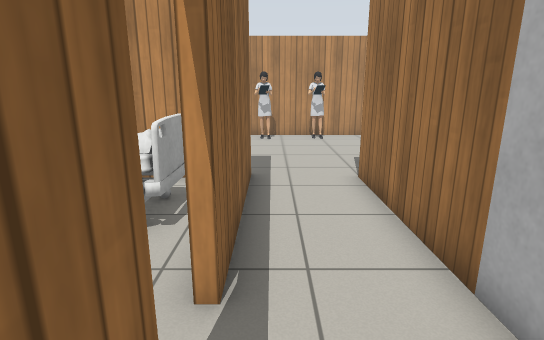
[1] (above)

16 first-person views from a walk through a Gazebo world. The camera is 1.2 m above the floor, tilts 14° down and sees 80° across. The lines on the ground mark 1 m squares. The floor is counted in squares, 0.5 m on a side. Each view is taken from the middle of a square. On the plan, view 1 faces up. The plan holds only what a view shows up to about 19 squares ahead; the rest is blank. Gazebo's built-in surfaces are drawn with simple patterns. Some stock models are drawn as simple stand-ins. Some surface patterns are stand-ins.

[2]
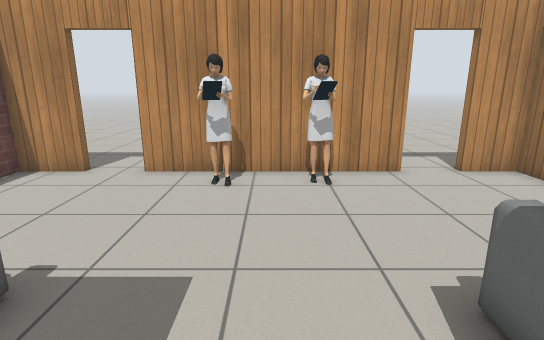

[3]
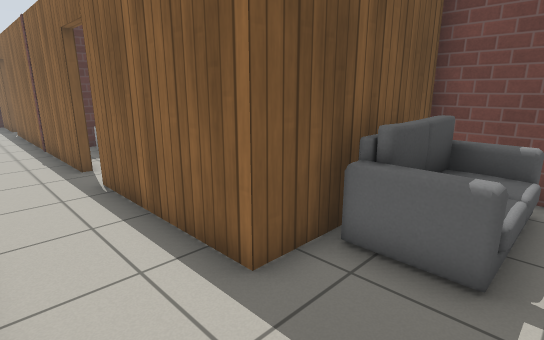

[4]
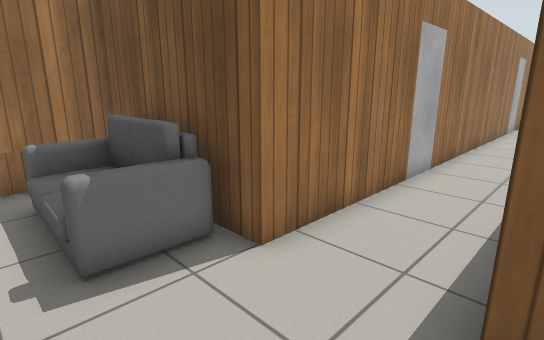

[5]
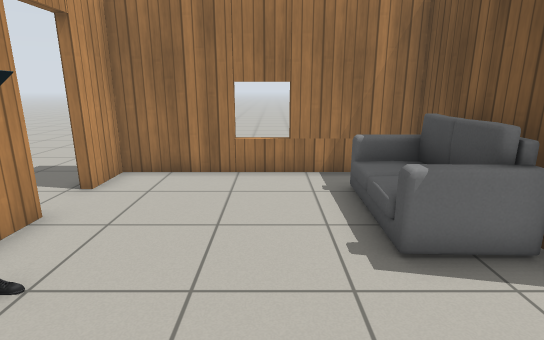

[6]
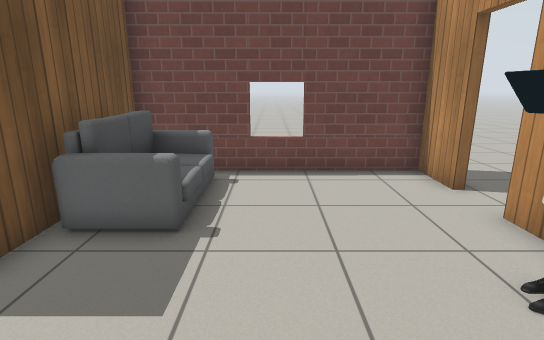

[7]
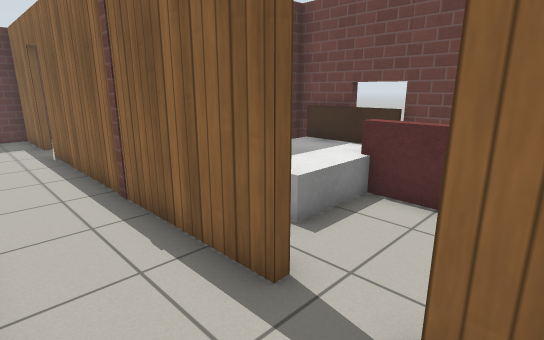

[8]
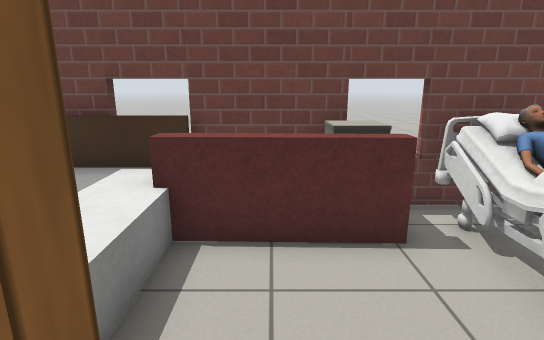

[9]
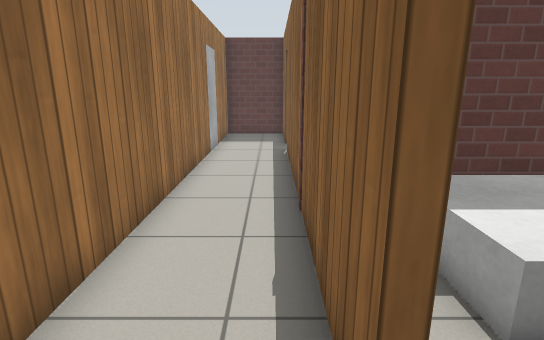

[10]
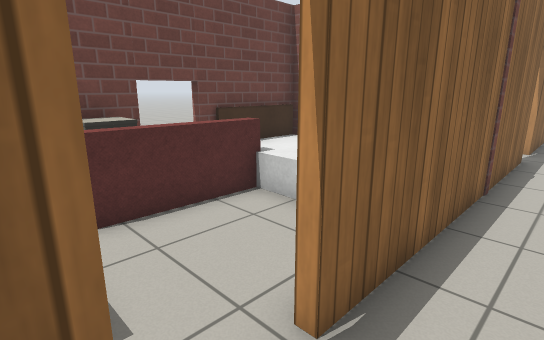

[11]
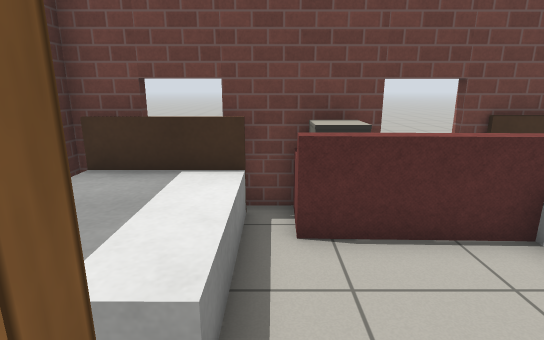

[12]
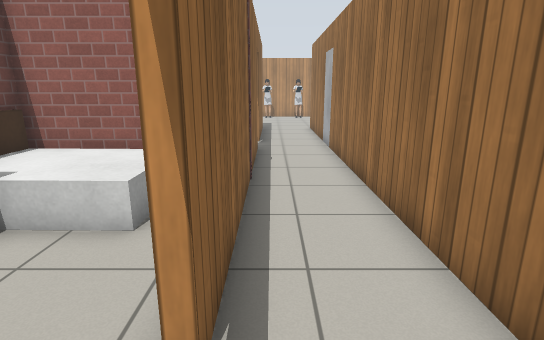

[13]
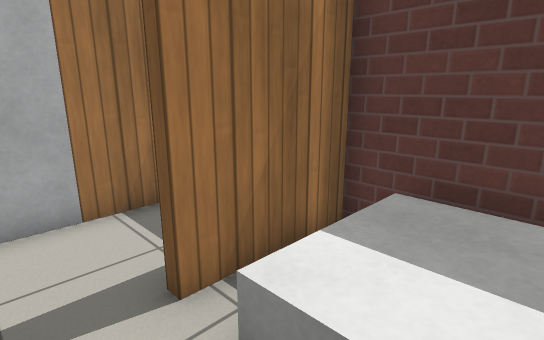

[14]
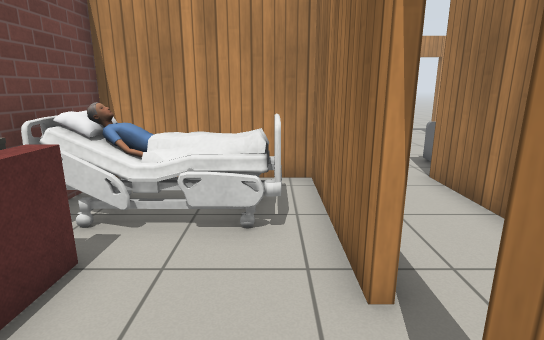

[15]
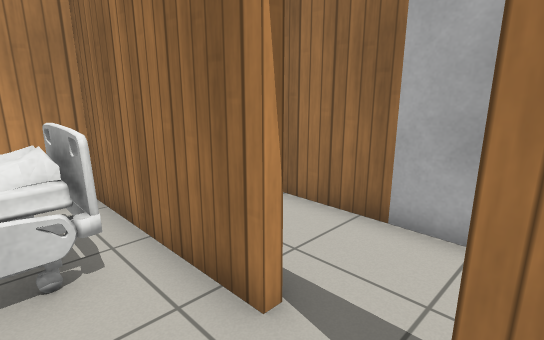

[16]
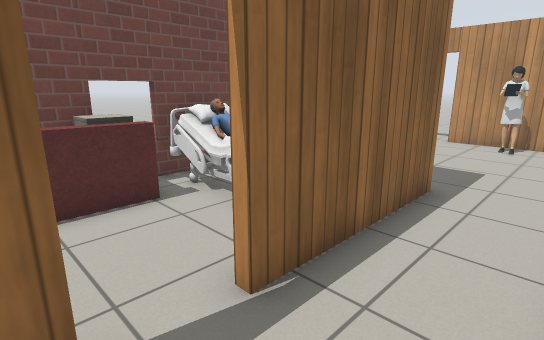

### Floor plan
Ten units are one square. View 1 is at (0, 0); x grows to the right and y downward. Boxes are objects, and circles mark ways between rooms. Rooms are numbered by the first view taken in them; rooms with no view inside come last. Other rooms are left out.
<svg viewBox="-71 -182 160 337">
<path fill="none" stroke="#000" d="M-6 -14 -6 98M49 -174 -29 -174M-45 -174 -66 -174 -65 -90 -6 -90 -6 -32M-6 116 -6 150 24 150 24 -88 84 -88 83 -174 66 -174M-34 35 -65 35 -65 150M-38 150 -9 150 -9 116M-9 -32 -9 -87 -65 -87 -65 32 -21 32M-9 -10 -9 -14"/>
<rect x="-55" y="-115" width="40" height="20" fill="#bbb"><title>sofa</title></rect>
<rect x="-15" y="-165" width="20" height="10" fill="#bbb"><title>person</title></rect>
<rect x="15" y="-165" width="10" height="10" fill="#bbb"><title>person</title></rect>
<rect x="25" y="-115" width="50" height="20" fill="#bbb"><title>sofa</title></rect>
<rect x="-65" y="115" width="50" height="30" fill="#bbb"><title>bed</title></rect>
<rect x="-65" y="85" width="20" height="20" fill="#bbb"><title>side table</title></rect>
<rect x="-65" y="35" width="40" height="40" fill="#bbb"><title>bed</title></rect>
<rect x="-55" y="65" width="10" height="30" fill="#bbb"><title>sofa</title></rect>
<rect x="-65" y="-5" width="40" height="30" fill="#bbb"><title>bed</title></rect>
<rect x="-65" y="-45" width="20" height="20" fill="#bbb"><title>side table</title></rect>
<rect x="-65" y="-75" width="50" height="30" fill="#bbb"><title>bed</title></rect>
<rect x="-55" y="-25" width="10" height="30" fill="#bbb"><title>sofa</title></rect>
<circle cx="-10" cy="105" r="3" fill="#2a7"/>
<circle cx="-10" cy="-25" r="3" fill="#2a7"/>
<text x="10" y="-80">1</text>
<text x="-40" y="90">2</text>
<text x="-40" y="-30">3</text>
</svg>
Room 1 opens to room 2. Room 1 opens to room 3.

Where each view was taken, in squares from view 1:
view 1: 0 up, 0 right, facing up
view 2: 8 up, 1 right, facing up
view 3: 12 up, 2 right, facing down-left
view 4: 12 up, 1 left, facing down-right
view 5: 13 up, 1 left, facing right
view 6: 13 up, 3 right, facing left
view 7: 4 up, 2 right, facing down-left
view 8: 2 up, 0 right, facing left
view 9: 3 up, 0 right, facing down
view 10: 12 down, 1 right, facing up-left
view 11: 11 down, 0 right, facing left
view 12: 12 down, 0 right, facing up
view 13: 10 down, 4 left, facing down-right
view 14: 0 up, 2 left, facing up
view 15: 1 up, 3 left, facing up-right
view 16: 1 up, 2 right, facing up-left
